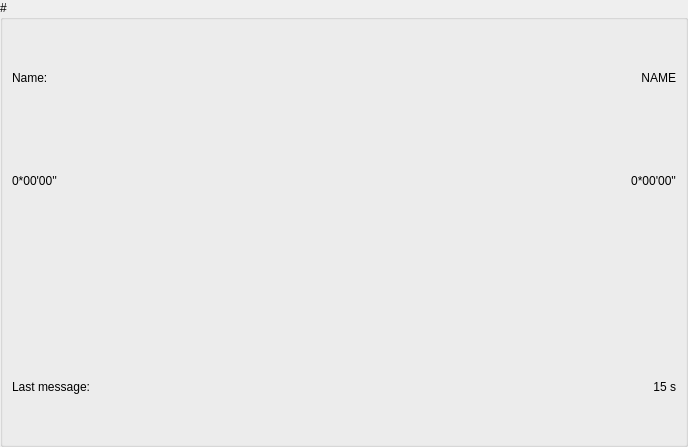
<?xml version="1.0" encoding="UTF-8"?>
<ui version="4.0">
 <class>VehicleWidget</class>
 <widget class="QWidget" name="VehicleWidget">
  <property name="geometry">
   <rect>
    <x>0</x>
    <y>0</y>
    <width>688</width>
    <height>447</height>
   </rect>
  </property>
  <property name="windowTitle">
   <string>Form</string>
  </property>
  <layout class="QVBoxLayout" name="verticalLayout">
   <property name="leftMargin">
    <number>0</number>
   </property>
   <property name="topMargin">
    <number>0</number>
   </property>
   <property name="rightMargin">
    <number>0</number>
   </property>
   <property name="bottomMargin">
    <number>0</number>
   </property>
   <item>
    <widget class="QGroupBox" name="groupBox">
     <property name="title">
      <string>#</string>
     </property>
     <layout class="QHBoxLayout" name="horizontalLayout">
      <item>
       <layout class="QGridLayout" name="gridLayout">
        <item row="1" column="1">
         <widget class="QLabel" name="label_4">
          <property name="sizePolicy">
           <sizepolicy hsizetype="Preferred" vsizetype="Minimum">
            <horstretch>0</horstretch>
            <verstretch>0</verstretch>
           </sizepolicy>
          </property>
          <property name="text">
           <string>0*00'00''</string>
          </property>
          <property name="alignment">
           <set>Qt::AlignRight|Qt::AlignTrailing|Qt::AlignVCenter</set>
          </property>
         </widget>
        </item>
        <item row="1" column="0">
         <widget class="QLabel" name="label_3">
          <property name="sizePolicy">
           <sizepolicy hsizetype="Preferred" vsizetype="Minimum">
            <horstretch>0</horstretch>
            <verstretch>0</verstretch>
           </sizepolicy>
          </property>
          <property name="text">
           <string>0*00'00''</string>
          </property>
         </widget>
        </item>
        <item row="0" column="0">
         <widget class="QLabel" name="label">
          <property name="sizePolicy">
           <sizepolicy hsizetype="Expanding" vsizetype="Minimum">
            <horstretch>0</horstretch>
            <verstretch>0</verstretch>
           </sizepolicy>
          </property>
          <property name="text">
           <string>Name:</string>
          </property>
         </widget>
        </item>
        <item row="0" column="1">
         <widget class="QLabel" name="label_2">
          <property name="sizePolicy">
           <sizepolicy hsizetype="Expanding" vsizetype="Minimum">
            <horstretch>0</horstretch>
            <verstretch>0</verstretch>
           </sizepolicy>
          </property>
          <property name="text">
           <string>NAME</string>
          </property>
          <property name="alignment">
           <set>Qt::AlignRight|Qt::AlignTrailing|Qt::AlignVCenter</set>
          </property>
         </widget>
        </item>
        <item row="3" column="0">
         <widget class="QLabel" name="label_5">
          <property name="sizePolicy">
           <sizepolicy hsizetype="Preferred" vsizetype="Minimum">
            <horstretch>0</horstretch>
            <verstretch>0</verstretch>
           </sizepolicy>
          </property>
          <property name="text">
           <string>Last message:</string>
          </property>
         </widget>
        </item>
        <item row="3" column="1">
         <widget class="QLabel" name="label_6">
          <property name="sizePolicy">
           <sizepolicy hsizetype="Preferred" vsizetype="Minimum">
            <horstretch>0</horstretch>
            <verstretch>0</verstretch>
           </sizepolicy>
          </property>
          <property name="text">
           <string>15 s</string>
          </property>
          <property name="alignment">
           <set>Qt::AlignRight|Qt::AlignTrailing|Qt::AlignVCenter</set>
          </property>
         </widget>
        </item>
        <item row="2" column="0" colspan="2">
         <widget class="QCustomPlot" name="chart" native="true"/>
        </item>
       </layout>
      </item>
     </layout>
    </widget>
   </item>
  </layout>
 </widget>
 <customwidgets>
  <customwidget>
   <class>QCustomPlot</class>
   <extends>QWidget</extends>
   <header>qcustomplot.h</header>
   <container>1</container>
  </customwidget>
 </customwidgets>
 <resources/>
 <connections/>
</ui>
